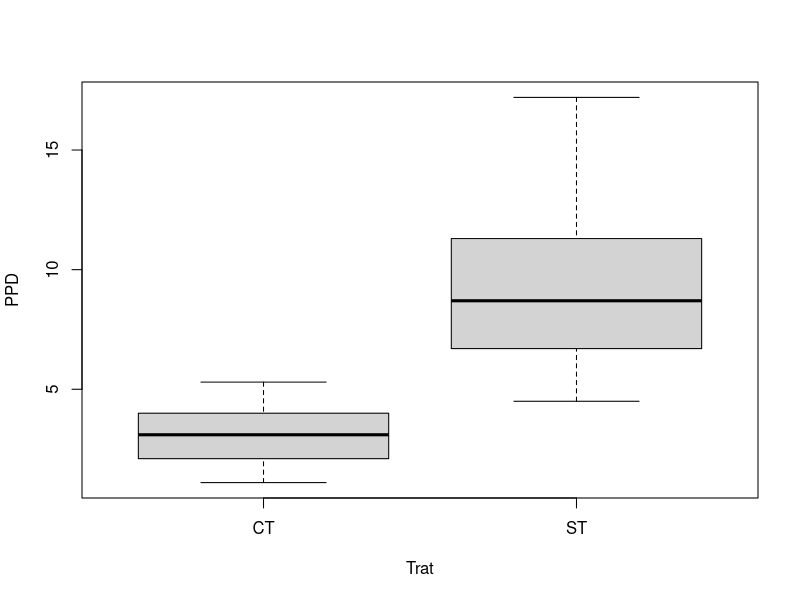
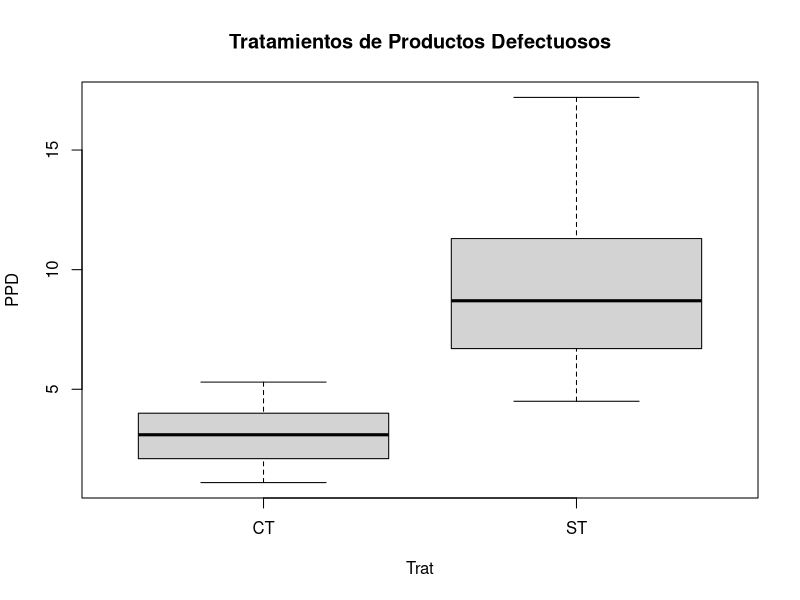
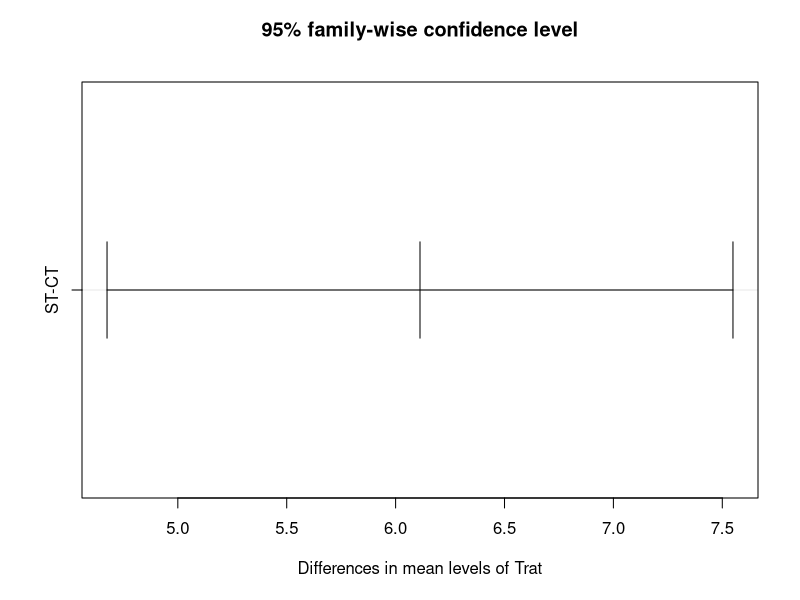
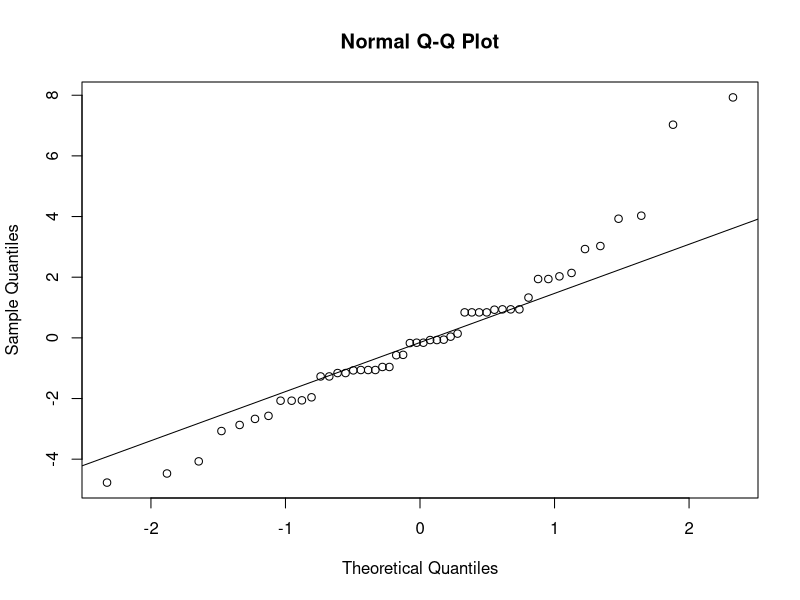
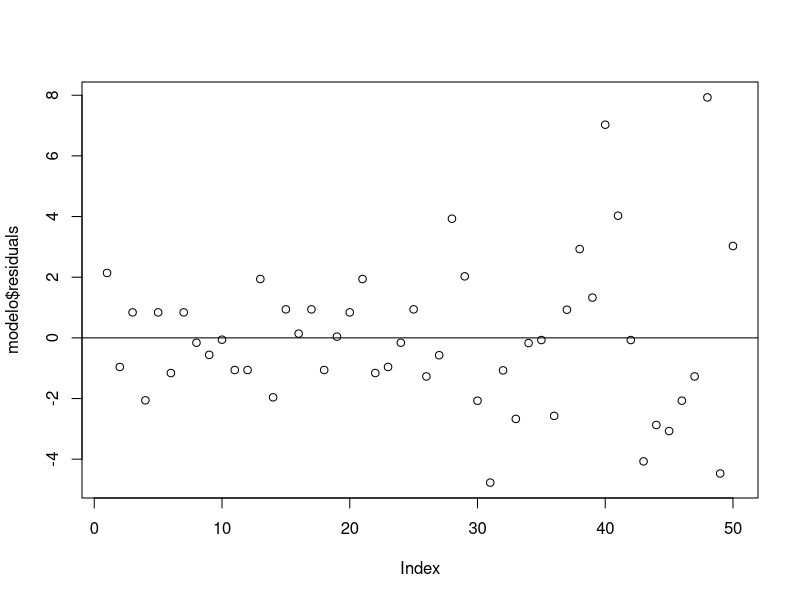
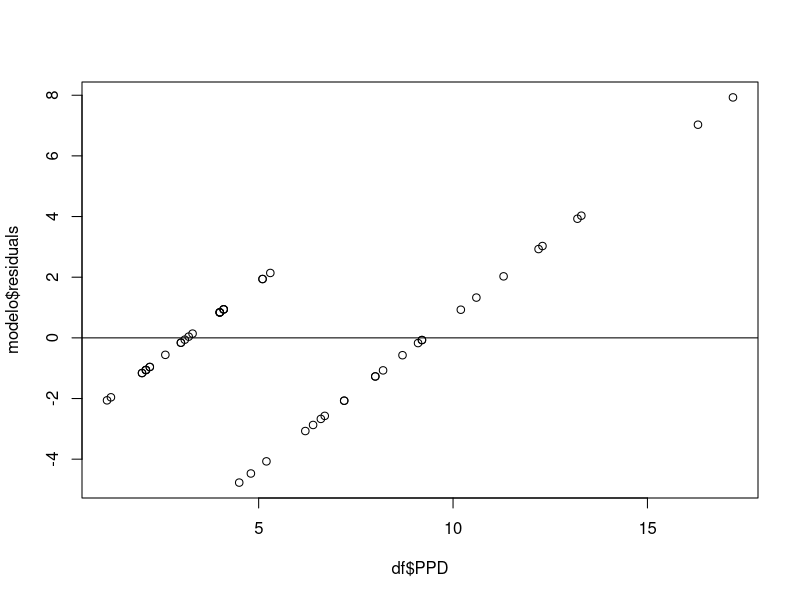
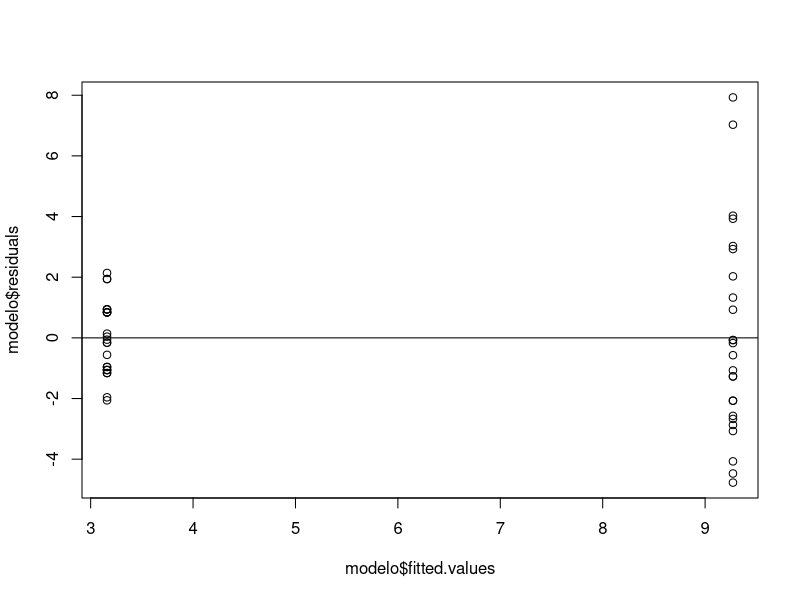

Here is the R script that generated these plots, in order:
setwd("C:/Users/GREG/Desktop/Diseno Experimental")

df=read.csv("Cap3Prob14.R.csv")
df

str(df)
df$Trat=factor(df$Trat)

boxplot(PPD~Trat,data=df)

boxplot(PPD~Trat,data=df,main="Tratamientos de Productos Defectuosos")

modelo=aov(PPD~Trat,data = df)
summary(modelo)

tk=TukeyHSD(modelo)
tk
plot(tk)

qqnorm(modelo$residuals)
qqline(modelo$residuals)

shapiro.test(modelo$residuals)

library(car)

leveneTest(df$PPD~df$Trat)

plot(modelo$residuals)
abline(h=0)

plot(df$PPD,modelo$residuals)
abline(h=0)
plot(modelo$fitted.values,modelo$residuals)
abline(h=0)




